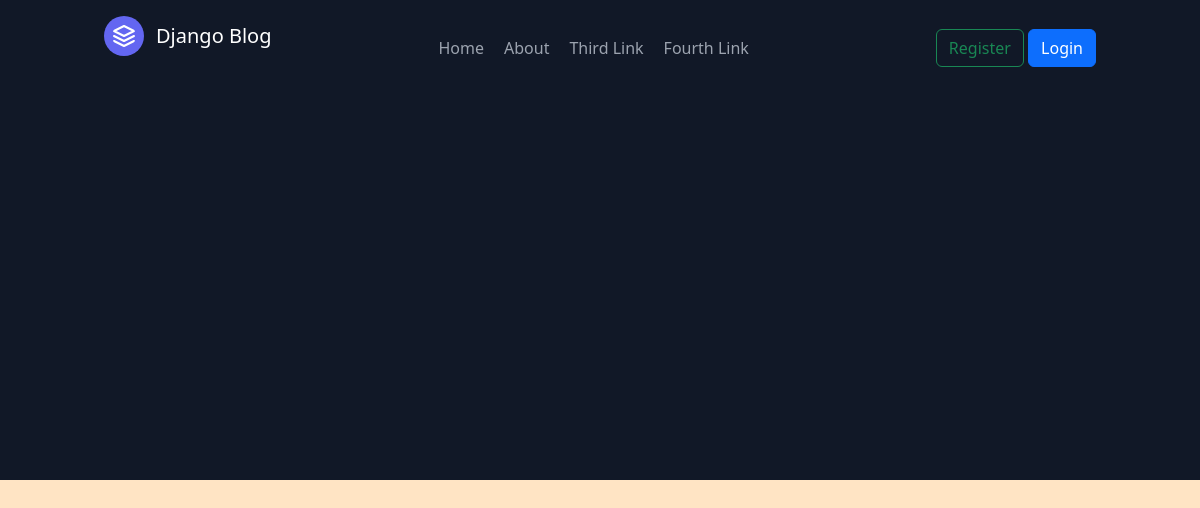
Page /userposts/kleekmoses@gmail.com on the earlier database version.
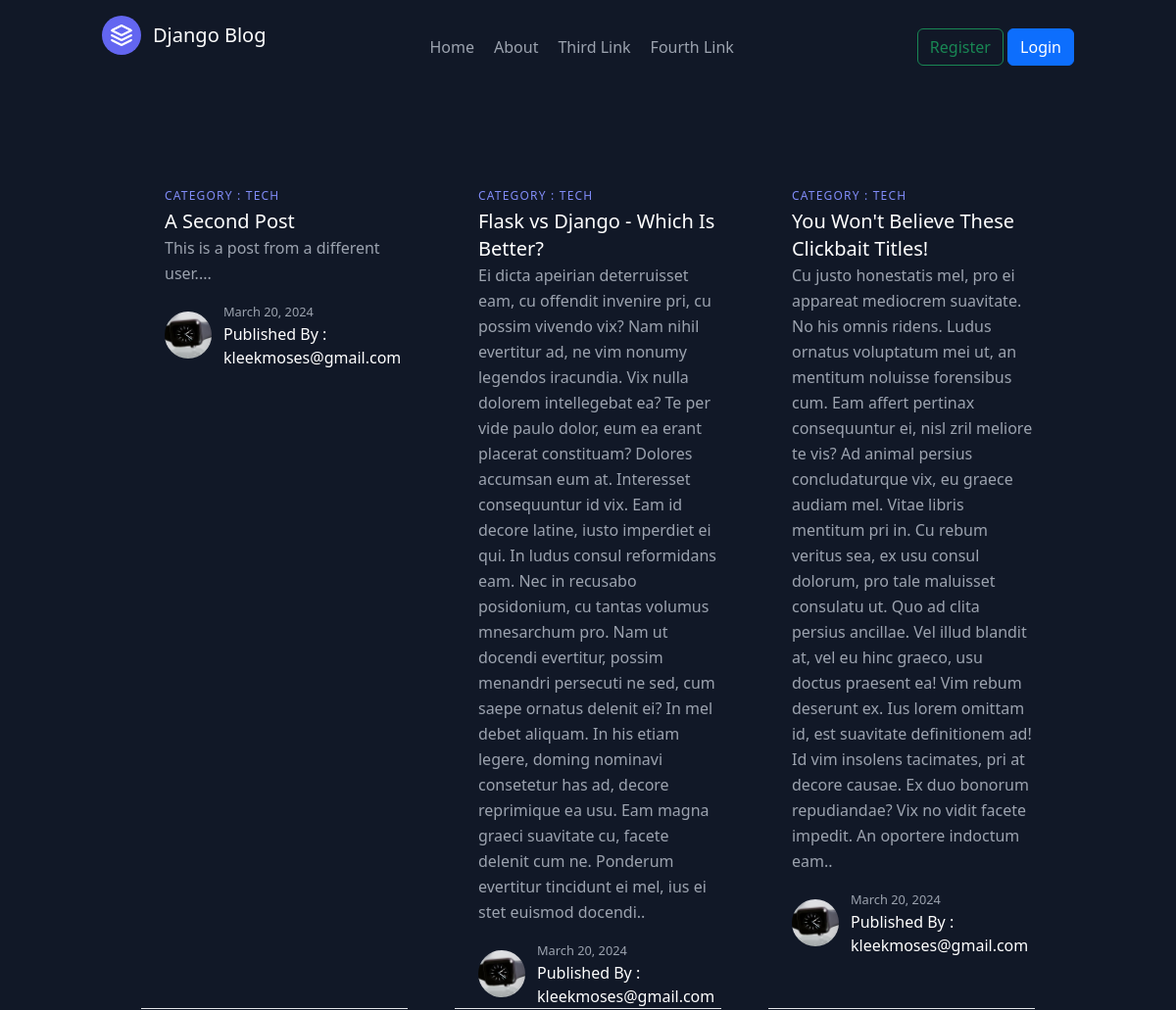
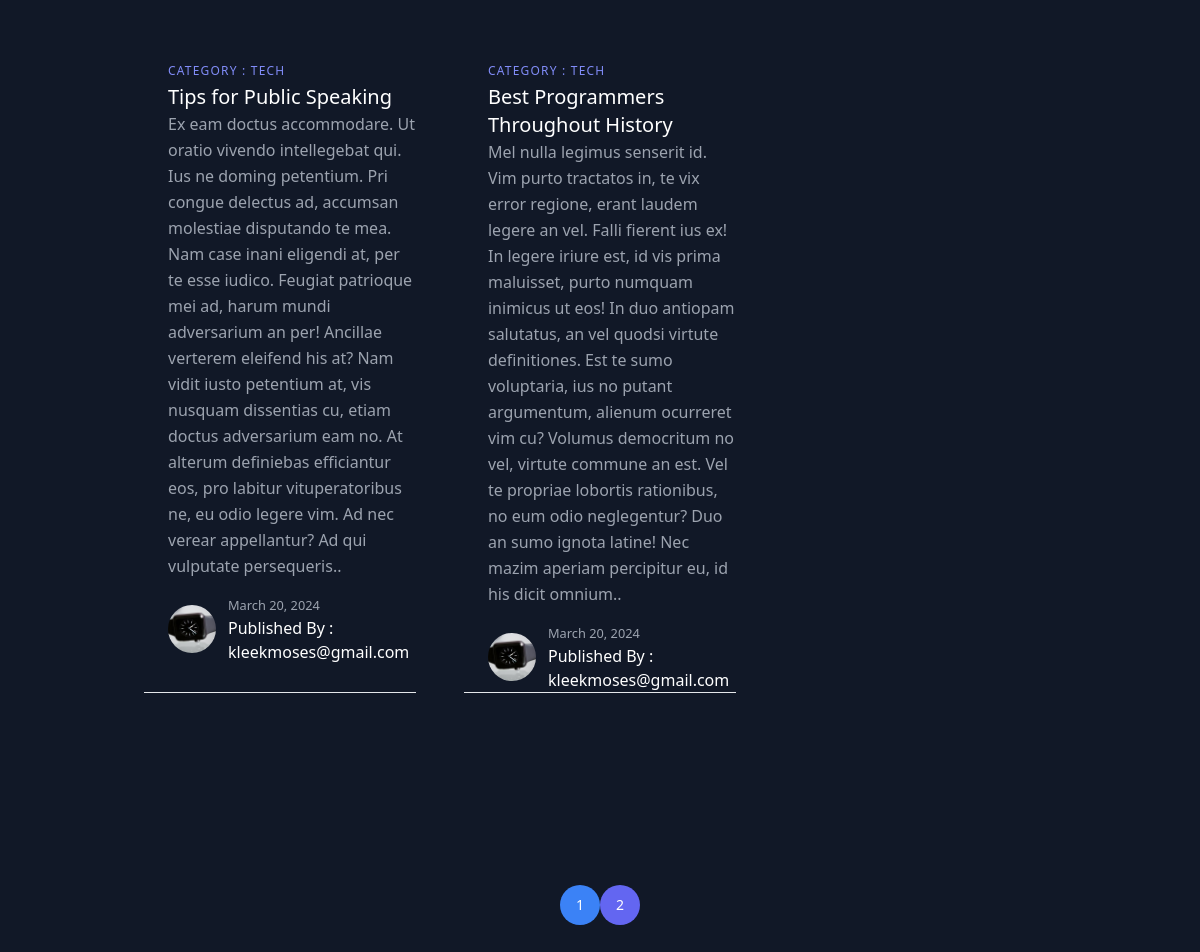
Same page on the later database version (2 pictures, top to bottom).
### blog/models.py (models this page shows, shortened)
class Post(models.Model):
    title = models.CharField(max_length=100, )
    content = models.TextField()
    date = models.DateField(default=timezone.now)
    author = models.ForeignKey(User, on_delete=models.CASCADE, default=123)

### users/models.py (models this page shows, shortened)
class Profile(models.Model):
    user = models.OneToOneField(User, on_delete=models.CASCADE)
    image = models.ImageField(default='default.jpg', upload_to='profile_pics')

### blog/views.py (the view)
# urls.py: path('userposts/<str:username>', UserPostListView.as_view(), name='postUser'),
class UserPostListView(ListView):
    model = Post
    template_name = 'user_posts.html' #<app>/<model>_list.html
    context_object_name = 'posted'
    paginate_by = 5
    def get_queryset(self):
        user = get_object_or_404(User, username=self.kwargs.get('username'))
        return Post.objects.filter(author=user).order_by('-date')

### blog/templates/user_posts.html (shortened to what this page needs)
{% extends "base.html" %}
{% block content %}
<section class="text-gray-400 bg-gray-900 body-font">
    <div class="container px-5 py-24 mx-auto">
      <div class="flex flex-wrap -mx-4 -my-8 ">
        {% for post in posted %}
        <div class="py-8 px-4 lg:w-1/3">
            <div class="h-full flex items-start border-b">
                <div class="flex-grow pl-6">
                    <h2 class="tracking-widest text-xs title-font font-medium text-indigo-400 mb-1">CATEGORY : TECH</h2>
                    <a href="{% url 'postDetail' post.id %}" class="title-font text-xl font-medium text-white mb-3">{{ post.title }}</a>
                    <p class="leading-relaxed mb-3">{{ post.content }}.</p>
                    <a class="inline-flex items-center">
                        <img alt="blog" src="{{ post.author.profile.image.url }}" class="w-12 h-12 rounded-full flex-shrink-0 object-cover object-center">
                        <span class="flex-grow flex flex-col pl-3">
                            <small class="leading-relaxed">{{ post.date}}</small>
                            <span class="title-font font-medium text-white">Published By : {{ post.author }}</span>
                        </span>
                    </a>
                </div>
            </div>
        </div>
        {% endfor %}
      </div>
    </div>
    <div class="container mx-auto flex  px-5 py-24 justify-center items-center">
      {% if is_paginated %}
          <a href="?page={{ page_obj.page_range }} "     class="flex-shrink-0 w-10 h-10 rounded-full mt-10 sm:mt-0 inline-flex items-center justify-center bg-blue-500 text-white relative z-10 title-font font-large text-sm">{{ page_obj.number }} </a>
          {% if page_obj.has_next %}
          <a href="?page={{ page_obj.next_page_number }} "     class="flex-shrink-0 w-10 h-10 rounded-full mt-10 sm:mt-0 inline-flex items-center justify-center bg-indigo-500 text-white relative z-10 title-font font-medium text-sm">{{ page_obj.next_page_number }}
          </a>
          {% endif %}
      {% endif %}
    </div>
  </section>
{% endblock  %}

### blog/templates/base.html (shortened to what this page needs)
{% load static %}
<!DOCTYPE html>
<html>
    <head>
        <link rel="stylesheet" type="text/css" href="{% static 'name.css' %}">
        <link href="https://cdn.jsdelivr.net/npm/bootstrap@5.2.0/dist/css/bootstrap.min.css" rel="stylesheet">
        <script src="https://cdn.tailwindcss.com"></script>
    </head>
    <body >
        <header class="text-gray-400 bg-gray-900 body-font">
          <div class="container mx-auto flex flex-wrap p-3 flex-col md:flex-row items-center">
            <a class="flex title-font font-medium items-center text-white mb-4 md:mb-0">
              <svg xmlns="http://www.w3.org/2000/svg" fill="none" stroke="currentColor" stroke-linecap="round" stroke-linejoin="round" stroke-width="2" class="w-10 h-10 text-white p-2 bg-indigo-500 rounded-full" viewBox="0 0 24 24">
                <path d="M12 2L2 7l10 5 10-5-10-5zM2 17l10 5 10-5M2 12l10 5 10-5"></path>
              </svg>
              <span class="ml-3 text-xl">Django Blog</span>
            </a>
            <nav class="md:ml-auto md:mr-auto flex flex-wrap items-center text-base justify-center">
              <a class="mr-5 hover:text-white" aria-current="page" href="{% url 'blogHome' %}">Home</a>
              <a class="mr-5 hover:text-white" href="{% url 'blogAbout' %}">About</a>
              <a class="mr-5 hover:text-white">Third Link</a>
              <a class="mr-5 hover:text-white">Fourth Link</a>
            </nav>
            <div>
              {% if user.is_authenticated %}
                <form action="{% url 'Logout' %}" method="post">
                  {% csrf_token %}
                  <a  class="inline-flex items-center  mr-3 text-white-600 hover:text-white hover:bg-indigo-600 bg-gray-600 p-2" href="{% url 'postCreate' %}">Create Post</a>
                  <a  class="inline-flex items-center  mr-3  text-white-600 hover:text-white hover:bg-blue-600 bg-gray-600 p-2" href="{% url 'Profile' %}">My Profile</a>
                  <button type="submit" class="btn btn-outline-success py-2">Logout</button>
                </form>
              {% else %}
                <a  class="inline-flex items-center  btn btn-outline-success" href="{% url 'Register' %}">Register</a>
                <a  class="inline-flex items-center  btn btn-primary" href="{% url 'Login' %}">Login</a>
              {% endif %}
            </div>
          </div>
        </header>
          <div >
            {% block content %}{% endblock %}
          </div>
    </body>
</html>

### blog/static/name.css (style rules this page uses)
body { background-color: bisque !important; }

Differences in the rows shown:
added Post: title "A Second Post", content "This is a post from a different user...", author.profile.image (picture), date "March 20, 2024", author "kleekmoses@gmail.com"
added Post: title "Flask vs Django - Which Is Better?", content "Ei dicta apeirian deterruisset eam, cu offendit invenire pri, cu possim vivendo vix? Nam nihil evertitur ad, ne vim nonumy legendos iracundia. Vix nulla dolorem intellegebat ea? Te per vide paulo dolor, eum ea erant placerat constituam? Dolores accumsan eum at. Interesset consequuntur id vix. Eam id decore latine, iusto imperdiet ei qui. In ludus consul reformidans eam. Nec in recusabo posidonium, cu tantas volumus mnesarchum pro. Nam ut docendi evertitur, possim menandri persecuti ne sed, cum saepe ornatus delenit ei? In mel debet aliquam. In his etiam legere, doming nominavi consetetur has ad, decore reprimique ea usu. Eam magna graeci suavitate cu, facete delenit cum ne. Ponderum…", author.profile.image (picture), date "March 20, 2024", author "kleekmoses@gmail.com"
added Post: title "You Won't Believe These Clickbait Titles!", content "Cu justo honestatis mel, pro ei appareat mediocrem suavitate. No his omnis ridens. Ludus ornatus voluptatum mei ut, an mentitum noluisse forensibus cum. Eam affert pertinax consequuntur ei, nisl zril meliore te vis? Ad animal persius concludaturque vix, eu graece audiam mel. Vitae libris mentitum pri in. Cu rebum veritus sea, ex usu consul dolorum, pro tale maluisset consulatu ut. Quo ad clita persius ancillae. Vel illud blandit at, vel eu hinc graeco, usu doctus praesent ea! Vim rebum deserunt ex. Ius lorem omittam id, est suavitate definitionem ad! Id vim insolens tacimates, pri at decore causae. Ex duo bonorum repudiandae? Vix no vidit facete impedit. An oportere indoctum eam.", author.profile.image (picture), date "March 20, 2024", author "kleekmoses@gmail.com"
added Post: title "Tips for Public Speaking", content "Ex eam doctus accommodare. Ut oratio vivendo intellegebat qui. Ius ne doming petentium. Pri congue delectus ad, accumsan molestiae disputando te mea. Nam case inani eligendi at, per te esse iudico. Feugiat patrioque mei ad, harum mundi adversarium an per! Ancillae verterem eleifend his at? Nam vidit iusto petentium at, vis nusquam dissentias cu, etiam doctus adversarium eam no. At alterum definiebas efficiantur eos, pro labitur vituperatoribus ne, eu odio legere vim. Ad nec verear appellantur? Ad qui vulputate persequeris.", author.profile.image (picture), date "March 20, 2024", author "kleekmoses@gmail.com"
added Post: title "Best Programmers Throughout History", content "Mel nulla legimus senserit id. Vim purto tractatos in, te vix error regione, erant laudem legere an vel. Falli fierent ius ex! In legere iriure est, id vis prima maluisset, purto numquam inimicus ut eos! In duo antiopam salutatus, an vel quodsi virtute definitiones. Est te sumo voluptaria, ius no putant argumentum, alienum ocurreret vim cu? Volumus democritum no vel, virtute commune an est. Vel te propriae lobortis rationibus, no eum odio neglegentur? Duo an sumo ignota latine! Nec mazim aperiam percipitur eu, id his dicit omnium.", author.profile.image (picture), date "March 20, 2024", author "kleekmoses@gmail.com"
Other differences:
{{ page_obj.number }}: (not shown) → "1"
{{ page_obj.next_page_number }}: (not shown) → "2"
